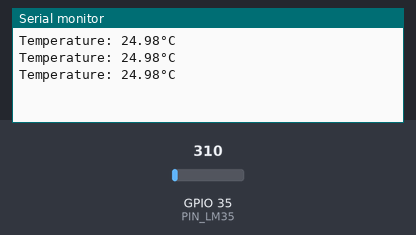
Simulated run of this sketch. Board: ESP32. Shown: the last lines printed to the serial monitor. Inputs (shaded band) come from the test bench; at power-on: GPIO 35 (PIN_LM35) = 310.

Above: at 1.3 s.
1.4 s: GPIO 35 (PIN_LM35) set to 372
At 1.9 s:
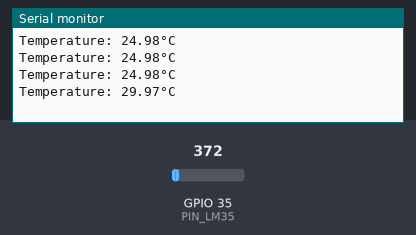
2.9 s: GPIO 35 (PIN_LM35) set to 434
At 3.4 s:
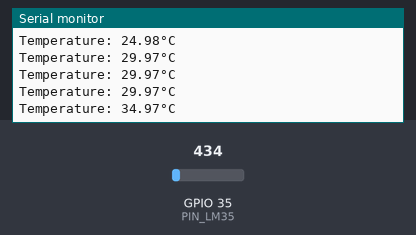
Timing chart, 0 to 5.9 s (numbered marks = the images above; inputs shaded):
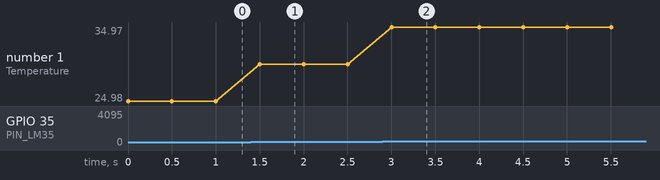

The sketch:

temp.ino
```cpp
#define ADC_VREF_mV    3300.0 // in millivolt
#define ADC_RESOLUTION 4096.0
#define PIN_LM35       35

void setup() {
  Serial.begin(115200);
}

void loop() {

  int adcVal = analogRead(PIN_LM35);

  float milliVolt = adcVal * (ADC_VREF_mV / ADC_RESOLUTION);

  float tempC = milliVolt / 10;


  Serial.print("Temperature: ");
  Serial.print(tempC);
  Serial.print("°C");
  Serial.println(" ");

  delay(500);
}
```

Measured:
- after the input at 1.4 s, the serial monitor: prints a new line after 0.10 s (image 1)
- after the input at 2.9 s, the serial monitor: prints a new line after 0.10 s (image 2)
- plotted number 1: 24.98 → 29.97 after the input at 1.4 s, 29.97 → 34.97 after the input at 2.9 s
